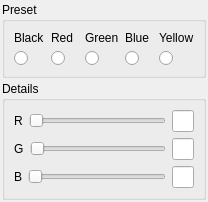
<?xml version="1.0" encoding="UTF-8"?>
<ui version="4.0">
 <class>ColorSelect</class>
 <widget class="QWidget" name="ColorSelect">
  <property name="geometry">
   <rect>
    <x>0</x>
    <y>0</y>
    <width>208</width>
    <height>188</height>
   </rect>
  </property>
  <property name="windowTitle">
   <string>Form</string>
  </property>
  <layout class="QGridLayout" name="gridLayout">
   <property name="leftMargin">
    <number>0</number>
   </property>
   <property name="topMargin">
    <number>0</number>
   </property>
   <property name="rightMargin">
    <number>0</number>
   </property>
   <property name="bottomMargin">
    <number>0</number>
   </property>
   <property name="spacing">
    <number>0</number>
   </property>
   <item row="0" column="0">
    <widget class="QWidget" name="widget" native="true">
     <layout class="QGridLayout" name="gridLayout_2">
      <property name="leftMargin">
       <number>2</number>
      </property>
      <property name="topMargin">
       <number>2</number>
      </property>
      <property name="rightMargin">
       <number>2</number>
      </property>
      <property name="bottomMargin">
       <number>2</number>
      </property>
      <property name="spacing">
       <number>3</number>
      </property>
      <item row="0" column="0">
       <widget class="QGroupBox" name="Preset">
        <property name="title">
         <string>Preset</string>
        </property>
        <layout class="QHBoxLayout" name="horizontalLayout">
         <item>
          <layout class="QVBoxLayout" name="verticalLayout">
           <item>
            <widget class="QLabel" name="label">
             <property name="text">
              <string>Black</string>
             </property>
            </widget>
           </item>
           <item>
            <widget class="QRadioButton" name="BlackRadioBtn">
             <property name="text">
              <string/>
             </property>
            </widget>
           </item>
          </layout>
         </item>
         <item>
          <layout class="QVBoxLayout" name="verticalLayout_2">
           <item>
            <widget class="QLabel" name="label_2">
             <property name="text">
              <string>Red</string>
             </property>
            </widget>
           </item>
           <item>
            <widget class="QRadioButton" name="RedRadioBtn">
             <property name="text">
              <string/>
             </property>
            </widget>
           </item>
          </layout>
         </item>
         <item>
          <layout class="QVBoxLayout" name="verticalLayout_3">
           <item>
            <widget class="QLabel" name="label_3">
             <property name="text">
              <string>Green</string>
             </property>
            </widget>
           </item>
           <item>
            <widget class="QRadioButton" name="GreenRadioBtn">
             <property name="text">
              <string/>
             </property>
            </widget>
           </item>
          </layout>
         </item>
         <item>
          <layout class="QVBoxLayout" name="verticalLayout_4">
           <item>
            <widget class="QLabel" name="label_4">
             <property name="text">
              <string>Blue</string>
             </property>
            </widget>
           </item>
           <item>
            <widget class="QRadioButton" name="BlueRadioBtn">
             <property name="text">
              <string/>
             </property>
            </widget>
           </item>
          </layout>
         </item>
         <item>
          <layout class="QVBoxLayout" name="verticalLayout_5">
           <item>
            <widget class="QLabel" name="label_5">
             <property name="text">
              <string>Yellow</string>
             </property>
            </widget>
           </item>
           <item>
            <widget class="QRadioButton" name="YellowRadioBtn">
             <property name="text">
              <string/>
             </property>
            </widget>
           </item>
          </layout>
         </item>
        </layout>
       </widget>
      </item>
      <item row="1" column="0">
       <widget class="QGroupBox" name="Details">
        <property name="title">
         <string>Details</string>
        </property>
        <layout class="QVBoxLayout" name="verticalLayout_7">
         <item>
          <layout class="QHBoxLayout" name="horizontalLayout_2">
           <item>
            <widget class="QLabel" name="label_7">
             <property name="text">
              <string>R</string>
             </property>
            </widget>
           </item>
           <item>
            <widget class="QSlider" name="RedSlider">
             <property name="sizePolicy">
              <sizepolicy hsizetype="Expanding" vsizetype="Fixed">
               <horstretch>8</horstretch>
               <verstretch>0</verstretch>
              </sizepolicy>
             </property>
             <property name="orientation">
              <enum>Qt::Horizontal</enum>
             </property>
            </widget>
           </item>
           <item>
            <widget class="QLineEdit" name="RedEdit">
             <property name="sizePolicy">
              <sizepolicy hsizetype="Expanding" vsizetype="Fixed">
               <horstretch>1</horstretch>
               <verstretch>0</verstretch>
              </sizepolicy>
             </property>
            </widget>
           </item>
          </layout>
         </item>
         <item>
          <layout class="QHBoxLayout" name="horizontalLayout_3">
           <item>
            <widget class="QLabel" name="label_8">
             <property name="text">
              <string>G</string>
             </property>
            </widget>
           </item>
           <item>
            <widget class="QSlider" name="GreenSlider">
             <property name="sizePolicy">
              <sizepolicy hsizetype="Expanding" vsizetype="Fixed">
               <horstretch>8</horstretch>
               <verstretch>0</verstretch>
              </sizepolicy>
             </property>
             <property name="orientation">
              <enum>Qt::Horizontal</enum>
             </property>
            </widget>
           </item>
           <item>
            <widget class="QLineEdit" name="GreenEdit">
             <property name="sizePolicy">
              <sizepolicy hsizetype="Expanding" vsizetype="Fixed">
               <horstretch>1</horstretch>
               <verstretch>0</verstretch>
              </sizepolicy>
             </property>
            </widget>
           </item>
          </layout>
         </item>
         <item>
          <layout class="QHBoxLayout" name="horizontalLayout_4">
           <item>
            <widget class="QLabel" name="label_9">
             <property name="text">
              <string>B</string>
             </property>
            </widget>
           </item>
           <item>
            <widget class="QSlider" name="BlueSlider">
             <property name="sizePolicy">
              <sizepolicy hsizetype="Expanding" vsizetype="Fixed">
               <horstretch>8</horstretch>
               <verstretch>0</verstretch>
              </sizepolicy>
             </property>
             <property name="orientation">
              <enum>Qt::Horizontal</enum>
             </property>
            </widget>
           </item>
           <item>
            <widget class="QLineEdit" name="BlueEdit">
             <property name="sizePolicy">
              <sizepolicy hsizetype="Expanding" vsizetype="Fixed">
               <horstretch>1</horstretch>
               <verstretch>0</verstretch>
              </sizepolicy>
             </property>
            </widget>
           </item>
          </layout>
         </item>
        </layout>
       </widget>
      </item>
     </layout>
    </widget>
   </item>
  </layout>
 </widget>
 <resources/>
 <connections/>
</ui>
